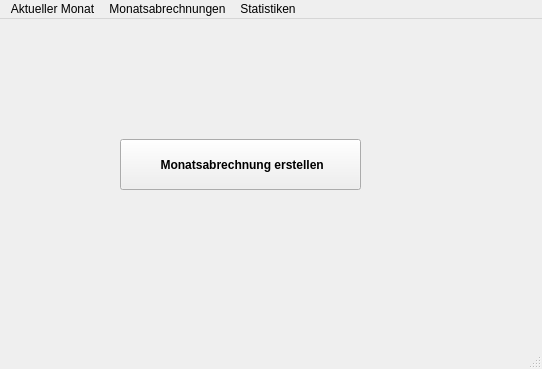
<?xml version="1.0" encoding="UTF-8"?>
<ui version="4.0">
 <class>MainWindow</class>
 <widget class="QMainWindow" name="MainWindow">
  <property name="geometry">
   <rect>
    <x>0</x>
    <y>0</y>
    <width>542</width>
    <height>369</height>
   </rect>
  </property>
  <property name="windowTitle">
   <string>MainWindow</string>
  </property>
  <property name="animated">
   <bool>true</bool>
  </property>
  <widget class="QWidget" name="centralwidget">
   <widget class="QPushButton" name="b1">
    <property name="geometry">
     <rect>
      <x>120</x>
      <y>120</y>
      <width>241</width>
      <height>51</height>
     </rect>
    </property>
    <property name="font">
     <font>
      <weight>75</weight>
      <italic>false</italic>
      <bold>true</bold>
     </font>
    </property>
    <property name="text">
     <string> Monatsabrechnung erstellen</string>
    </property>
   </widget>
  </widget>
  <widget class="QMenuBar" name="menubar">
   <property name="geometry">
    <rect>
     <x>0</x>
     <y>0</y>
     <width>542</width>
     <height>24</height>
    </rect>
   </property>
   <property name="font">
    <font>
     <weight>50</weight>
     <bold>false</bold>
    </font>
   </property>
   <widget class="QMenu" name="menuaktuellerMonat">
    <property name="title">
     <string>Aktueller Monat</string>
    </property>
   </widget>
   <widget class="QMenu" name="menuMonatsabrechnungen">
    <property name="title">
     <string>Monatsabrechnungen</string>
    </property>
    <addaction name="separator"/>
   </widget>
   <widget class="QMenu" name="menuStatistiken">
    <property name="title">
     <string>Statistiken</string>
    </property>
   </widget>
   <addaction name="menuaktuellerMonat"/>
   <addaction name="menuMonatsabrechnungen"/>
   <addaction name="menuStatistiken"/>
  </widget>
  <widget class="QStatusBar" name="statusbar"/>
  <action name="actionStatistiken">
   <property name="text">
    <string>Statistiken</string>
   </property>
  </action>
 </widget>
 <resources/>
 <connections/>
</ui>
